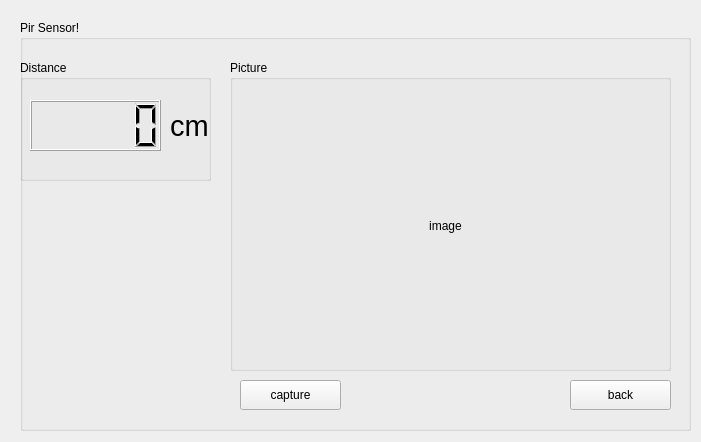
<?xml version="1.0" encoding="UTF-8"?>
<ui version="4.0">
 <class>Form</class>
 <widget class="QWidget" name="Form">
  <property name="geometry">
   <rect>
    <x>0</x>
    <y>0</y>
    <width>701</width>
    <height>442</height>
   </rect>
  </property>
  <property name="windowTitle">
   <string>Form</string>
  </property>
  <widget class="QGroupBox" name="groupBox_3">
   <property name="geometry">
    <rect>
     <x>20</x>
     <y>20</y>
     <width>671</width>
     <height>411</height>
    </rect>
   </property>
   <property name="title">
    <string>Pir Sensor!</string>
   </property>
   <widget class="QGroupBox" name="groupBox">
    <property name="geometry">
     <rect>
      <x>0</x>
      <y>40</y>
      <width>191</width>
      <height>121</height>
     </rect>
    </property>
    <property name="title">
     <string>Distance</string>
    </property>
    <widget class="QLabel" name="label">
     <property name="geometry">
      <rect>
       <x>150</x>
       <y>50</y>
       <width>51</width>
       <height>31</height>
      </rect>
     </property>
     <property name="font">
      <font>
       <pointsize>22</pointsize>
      </font>
     </property>
     <property name="text">
      <string>cm</string>
     </property>
    </widget>
    <widget class="QLCDNumber" name="lcdNumber">
     <property name="geometry">
      <rect>
       <x>10</x>
       <y>40</y>
       <width>131</width>
       <height>51</height>
      </rect>
     </property>
    </widget>
   </widget>
   <widget class="QGroupBox" name="groupBox_2">
    <property name="geometry">
     <rect>
      <x>210</x>
      <y>40</y>
      <width>441</width>
      <height>311</height>
     </rect>
    </property>
    <property name="title">
     <string>Picture</string>
    </property>
    <widget class="QLabel" name="lbl_picture">
     <property name="geometry">
      <rect>
       <x>10</x>
       <y>30</y>
       <width>411</width>
       <height>271</height>
      </rect>
     </property>
     <property name="text">
      <string>image</string>
     </property>
     <property name="alignment">
      <set>Qt::AlignCenter</set>
     </property>
    </widget>
   </widget>
   <widget class="QPushButton" name="btn_back">
    <property name="geometry">
     <rect>
      <x>550</x>
      <y>360</y>
      <width>101</width>
      <height>30</height>
     </rect>
    </property>
    <property name="text">
     <string>back</string>
    </property>
   </widget>
   <widget class="QPushButton" name="btn_pic">
    <property name="geometry">
     <rect>
      <x>220</x>
      <y>360</y>
      <width>101</width>
      <height>30</height>
     </rect>
    </property>
    <property name="text">
     <string>capture</string>
    </property>
   </widget>
  </widget>
 </widget>
 <resources/>
 <connections/>
</ui>
